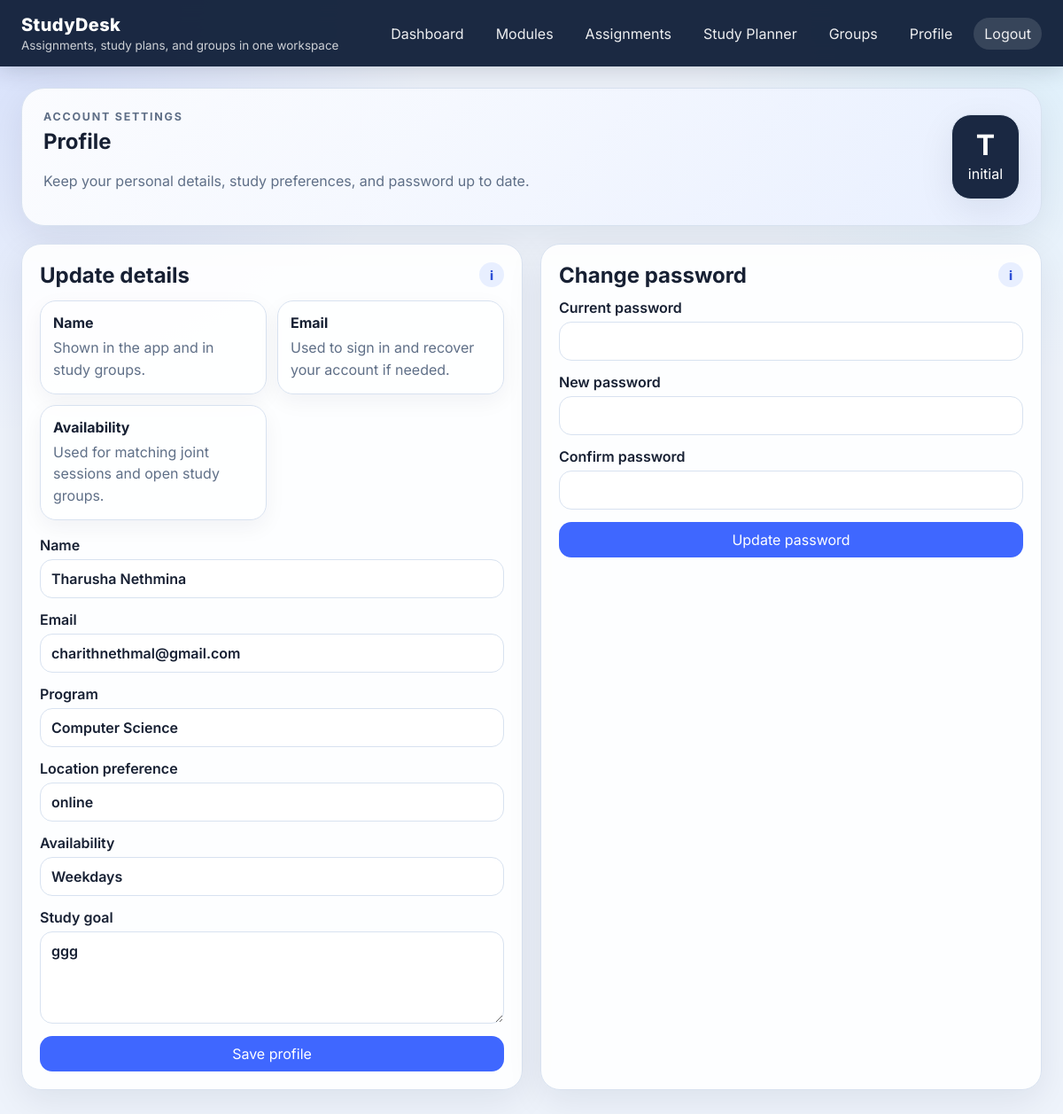
Screenshot of /profile (signed in) with the database file from the repository.
### models.py (models this page shows)
class User(db.Model, UserMixin):
    __tablename__ = "users"
    id = db.Column(db.Integer, primary_key=True)
    name = db.Column(db.String(120), nullable=False)
    email = db.Column(db.String(120), unique=True, nullable=False, index=True)
    password_hash = db.Column(db.String(255), nullable=False)
    program = db.Column(db.String(120), default="")
    location_pref = db.Column(db.String(120), default="")
    availability = db.Column(db.String(255), default="")
    study_goal = db.Column(db.String(255), default="")
    created_at = db.Column(db.DateTime, default=datetime.utcnow)
    modules = db.relationship("Module", backref="owner", lazy=True, cascade="all, delete-orphan")
    notifications = db.relationship("Notification", backref="recipient", lazy=True, cascade="all, delete-orphan")

### app.py (the view, shortened to what this page needs)
@app.route("/profile", methods=["GET", "POST"])
@login_required
def profile():
    return render_template("profile.html")

### app.py (called while the page is built)
@login_manager.user_loader
def load_user(user_id):
    return User.query.get(int(user_id))

### templates/profile.html
{% extends "base.html" %}
{% block content %}
<section class="hero compact-hero">
  <div>
    <div class="eyebrow">Account settings</div>
    <h1>Profile</h1>
    <p>Keep your personal details, study preferences, and password up to date.</p>
  </div>
  <div class="stat-box">
    <strong>{{ current_user.name[:1]|upper }}</strong>
    <span>initial</span>
  </div>
</section>
<div class="grid-2">
  <section class="card">
    <div class="section-head">
      <h2>Update details</h2>
      <span class="tip" title="These fields are used in group matching and your profile display.">i</span>
    </div>
    <div class="helper-grid">
      <div class="help-card"><strong>Name</strong><p>Shown in the app and in study groups.</p></div>
      <div class="help-card"><strong>Email</strong><p>Used to sign in and recover your account if needed.</p></div>
      <div class="help-card"><strong>Availability</strong><p>Used for matching joint sessions and open study groups.</p></div>
    </div>
    <form method="post" class="form-grid">
      <label>Name
        <input type="text" name="name" value="{{ current_user.name }}" required minlength="2" maxlength="80" title="2 to 80 characters">
      </label>
      <label>Email
        <input type="email" name="email" value="{{ current_user.email }}" required maxlength="120" title="Use a valid email address">
      </label>
      <label>Program
        <input type="text" name="program" value="{{ current_user.program }}" maxlength="120" placeholder="Degree or study track">
      </label>
      <label>Location preference
        <input type="text" name="location_pref" value="{{ current_user.location_pref }}" maxlength="120" placeholder="Library / hostel / online">
      </label>
      <label>Availability
        <input type="text" name="availability" value="{{ current_user.availability }}" maxlength="255" placeholder="Mon evening, Wed night">
      </label>
      <label>Study goal
        <textarea name="study_goal" rows="4" maxlength="255" placeholder="What are you aiming for this term?">{{ current_user.study_goal }}</textarea>
      </label>
      <button type="submit">Save profile</button>
    </form>
  </section>
  <section class="card">
    <div class="section-head">
      <h2>Change password</h2>
      <span class="tip" title="Use a password you have not reused elsewhere.">i</span>
    </div>
    <form method="post" action="{{ url_for('change_password') }}" class="form-grid">
      <label>Current password
        <input type="password" name="current_password" required maxlength="128" title="Enter your current password">
      </label>
      <label>New password
        <input type="password" name="new_password" required minlength="8" maxlength="128" title="At least 8 characters with letters and numbers">
      </label>
      <label>Confirm password
        <input type="password" name="confirm_password" required minlength="8" maxlength="128" title="Re-enter the new password">
      </label>
      <button type="submit">Update password</button>
    </form>
  </section>
</div>
{% endblock %}

### static/css/style.css (style rules this page uses)
:root { --bg: #eef3fb; --card: rgba(255,255,255,0.9); --card-solid: #ffffff; --text: #172033; --muted: #5f6f87; --primary: #3f67ff; --primary-dark: #2d4fd6; --primary-soft: #e8efff; --danger: #d94d4d; --border: #d8e2f0; --shadow: 0 12px 40px rgba(15, 29, 55, 0.08); }
* { box-sizing: border-box; }
html, body { min-height: 100%; }
body { margin: 0; font-family: 'Inter', system-ui, -apple-system, BlinkMacSystemFont, Arial, sans-serif; background: radial-gradient(circle at top left, rgba(63,103,255,0.14), transparent 28%), radial-gradient(circle at top right, rgba(96,217,255,0.12), transparent 24%), var(--bg); color: var(--text); }
.card, .auth-card, .mini-card, .plan-card, .stat-box { background: var(--card); border: 1px solid var(--border); border-radius: 22px; box-shadow: var(--shadow); }
.card, .auth-card, .plan-card { padding: 20px; margin-bottom: 20px; }
.hero { display: flex; justify-content: space-between; align-items: stretch; gap: 18px; padding: 24px; margin-bottom: 20px; background: linear-gradient(135deg, rgba(255,255,255,0.88), rgba(232,239,255,0.92)); border: 1px solid var(--border); border-radius: 26px; box-shadow: var(--shadow); }
.compact-hero { align-items: center; }
.hero h1, .auth-card h1, .card h1 { margin-top: 0; }
.hero p { color: var(--muted); max-width: 65ch; }
.stat-box { padding: 18px; text-align: center; background: rgba(18,33,59,0.96); color: #fff; }
.stat-box strong { display: block; font-size: 2rem; line-height: 1; margin-bottom: 6px; }
.grid, .grid-2, .grid-3, .grid-4 { display: grid; gap: 20px; }
.grid-2 { grid-template-columns: repeat(auto-fit, minmax(320px, 1fr)); }
.form-grid { display: grid; gap: 14px; }
label { display: grid; gap: 6px; font-weight: 600; }
input, select, textarea, button { font: inherit; }
input, select, textarea { width: 100%; border: 1px solid var(--border); border-radius: 14px; padding: 11px 12px; background: #fff; color: var(--text); transition: border-color 0.15s ease, box-shadow 0.15s ease; }
button, .button-link, .ghost-button { display: inline-flex; justify-content: center; align-items: center; gap: 8px; border: 0; border-radius: 14px; padding: 10px 14px; cursor: pointer; text-decoration: none; transition: transform 0.12s ease, background 0.18s ease, opacity 0.18s ease; }
button, .button-link { background: var(--primary); color: #fff; }
.section-head { display: flex; justify-content: space-between; gap: 12px; align-items: center; margin-bottom: 12px; }
.section-head h1, .section-head h2, .section-head h3 { margin: 0; }
.eyebrow { font-size: 0.78rem; letter-spacing: 0.14em; text-transform: uppercase; color: var(--muted); font-weight: 700; margin-bottom: 6px; }
.tip { width: 28px; height: 28px; border-radius: 50%; display: inline-flex; align-items: center; justify-content: center; background: var(--primary-soft); color: var(--primary-dark); font-weight: 800; font-size: 0.9rem; flex: 0 0 auto; }
.helper-grid { display: grid; grid-template-columns: repeat(auto-fit, minmax(220px, 1fr)); gap: 12px; margin: 14px 0 18px; }
.help-card { background: rgba(255,255,255,0.76); border: 1px solid var(--border); border-radius: 18px; padding: 14px; box-shadow: 0 8px 24px rgba(15, 29, 55, 0.05); }
.help-card strong { display: block; margin-bottom: 6px; }
.help-card p { margin: 0; color: var(--muted); line-height: 1.55; }
.tip { cursor: help; }

### rows the page displays
User: name "T", name "Tharusha Nethmina", email "charithnethmal@gmail.com", program "Computer Science", location_pref "online", availability "Weekdays", study_goal "ggg"
